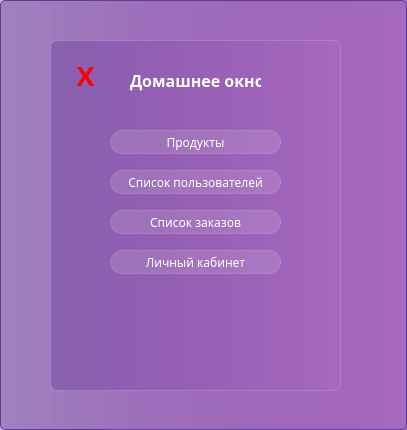
<?xml version="1.0" encoding="UTF-8"?>
<ui version="4.0">
 <class>HomeWindowManager</class>
 <widget class="QWidget" name="HomeWindowManager">
  <property name="geometry">
   <rect>
    <x>0</x>
    <y>0</y>
    <width>407</width>
    <height>430</height>
   </rect>
  </property>
  <property name="minimumSize">
   <size>
    <width>407</width>
    <height>430</height>
   </size>
  </property>
  <property name="maximumSize">
   <size>
    <width>407</width>
    <height>430</height>
   </size>
  </property>
  <property name="windowTitle">
   <string>Dialog</string>
  </property>
  <property name="styleSheet">
   <string notr="true">background-color:  qlineargradient( spread:pad,  x1:0, y1:0, x2:1, y2:0,  stop:0 rgba(105, 57, 153, 100),  stop:1 rgba(165, 105, 189, 255));  border: 1px solid #5D3B9B;  border-radius: 5px;
font-family: Everlasting;</string>
  </property>
  <widget class="QWidget" name="widget" native="true">
   <property name="geometry">
    <rect>
     <x>50</x>
     <y>40</y>
     <width>291</width>
     <height>351</height>
    </rect>
   </property>
   <property name="styleSheet">
    <string notr="true">backgroud-color: rgba(255, 255, 255, 30);
border: 1px solid rgba(255, 255, 255, 40);
border-radius: 7px;</string>
   </property>
   <widget class="QLabel" name="label_5">
    <property name="geometry">
     <rect>
      <x>80</x>
      <y>30</y>
      <width>131</width>
      <height>21</height>
     </rect>
    </property>
    <property name="styleSheet">
     <string notr="true">color: white;
font-weight: bold;
border: none;
font-size: 12pt;
background-color: none;</string>
    </property>
    <property name="text">
     <string>Домашнее окно</string>
    </property>
   </widget>
   <widget class="QPushButton" name="Products_button_clicked">
    <property name="geometry">
     <rect>
      <x>60</x>
      <y>90</y>
      <width>171</width>
      <height>24</height>
     </rect>
    </property>
    <property name="styleSheet">
     <string notr="true">QPushButton {
color: white;
background-color: rgba(255,255,255,30);
border: 1px solid rgba(255,255,255,40);
border-radius: 12px;
} 
QPushButton:hover{
background-color: rgba(255,255,255,40);
}

QPushButton:pressed{
background-color: rgba(255,255,255,70);
}</string>
    </property>
    <property name="text">
     <string>Продукты</string>
    </property>
   </widget>
   <widget class="QPushButton" name="Persons_button_clicked">
    <property name="geometry">
     <rect>
      <x>60</x>
      <y>130</y>
      <width>171</width>
      <height>24</height>
     </rect>
    </property>
    <property name="styleSheet">
     <string notr="true">QPushButton {
color: white;
background-color: rgba(255,255,255,30);
border: 1px solid rgba(255,255,255,40);
border-radius: 12px;
} 
QPushButton:hover{
background-color: rgba(255,255,255,40);
}

QPushButton:pressed{
background-color: rgba(255,255,255,70);
}</string>
    </property>
    <property name="text">
     <string>Список пользователей</string>
    </property>
   </widget>
   <widget class="QPushButton" name="Orders_button_Clicked">
    <property name="geometry">
     <rect>
      <x>60</x>
      <y>170</y>
      <width>171</width>
      <height>24</height>
     </rect>
    </property>
    <property name="styleSheet">
     <string notr="true">QPushButton {
color: white;
background-color: rgba(255,255,255,30);
border: 1px solid rgba(255,255,255,40);
border-radius: 12px;
} 
QPushButton:hover{
background-color: rgba(255,255,255,40);
}

QPushButton:pressed{
background-color: rgba(255,255,255,70);
}</string>
    </property>
    <property name="text">
     <string>Список заказов</string>
    </property>
   </widget>
   <widget class="QPushButton" name="PAccount_button_Clicked">
    <property name="geometry">
     <rect>
      <x>60</x>
      <y>210</y>
      <width>171</width>
      <height>24</height>
     </rect>
    </property>
    <property name="styleSheet">
     <string notr="true">QPushButton {
color: white;
background-color: rgba(255,255,255,30);
border: 1px solid rgba(255,255,255,40);
border-radius: 12px;
} 
QPushButton:hover{
background-color: rgba(255,255,255,40);
}

QPushButton:pressed{
background-color: rgba(255,255,255,70);
}</string>
    </property>
    <property name="text">
     <string>Личный кабинет</string>
    </property>
   </widget>
   <widget class="QPushButton" name="exit">
    <property name="geometry">
     <rect>
      <x>10</x>
      <y>20</y>
      <width>51</width>
      <height>31</height>
     </rect>
    </property>
    <property name="styleSheet">
     <string notr="true">QPushButton {
    color: red;
    font-weight: bold;
    border: none;
    font-size: 20pt;
    background-color: none;
    padding: 5px; /* Добавил отступы для улучшения внешнего вида */
    text-align: center; /* Центрирование текста */
}

QPushButton:hover {
    background-color: rgba(255, 255, 255, 40);
}

QPushButton:pressed {
    background-color: rgba(255, 255, 255, 70);
}

QPushButton::before {
    content: &quot;&quot;; /* Символ значка выключения */
    font-size: 14pt; /* Размер значка */
    margin-right: 5px; /* Отступ между значком и текстом */
}</string>
    </property>
    <property name="text">
     <string>X</string>
    </property>
    <property name="iconSize">
     <size>
      <width>64</width>
      <height>64</height>
     </size>
    </property>
   </widget>
  </widget>
 </widget>
 <resources/>
 <connections/>
</ui>
